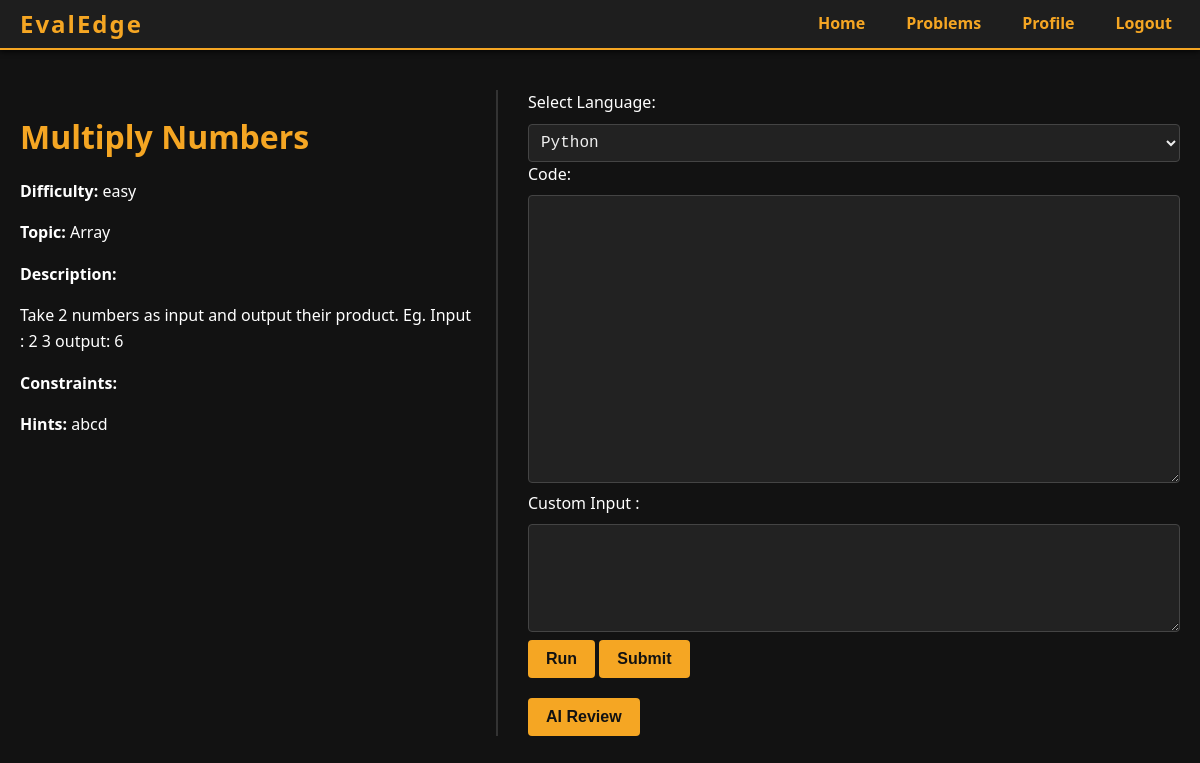
Before: /problems/2/ (signed in) with the older database file.
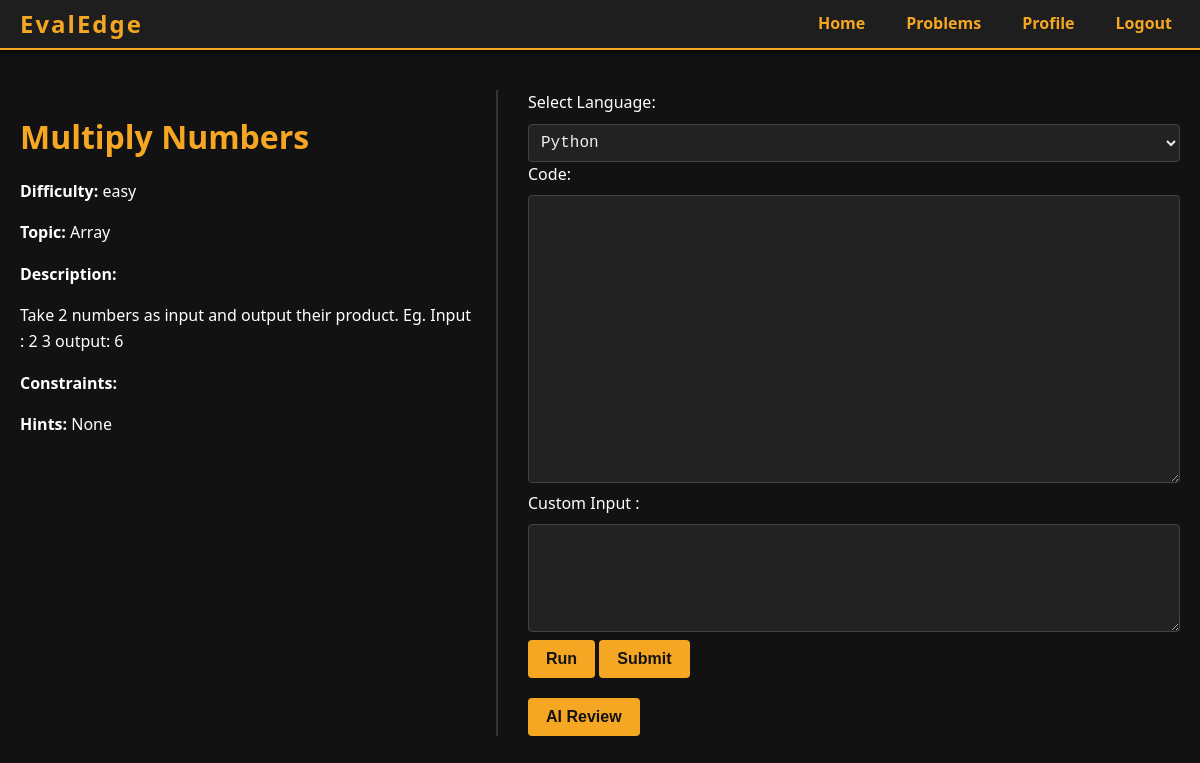
After: the same page with the newer database file.
### problems/models.py (models this page shows)
class Problem(models.Model):
    DIFFICULTY_CHOICES = [('easy', 'Easy'), ('medium', 'Medium'), ('hard', 'Hard')]
    title = models.CharField(max_length=100)
    description = models.TextField()
    difficulty = models.CharField(max_length=10, choices=DIFFICULTY_CHOICES)
    topic = models.CharField(max_length=50)
    hints = models.TextField(blank=True, null=True)
    constraints = models.TextField(blank=True, null=True)
    problem_statistics = models.JSONField(default=dict, blank=True)
    created_by = models.ForeignKey(settings.AUTH_USER_MODEL, on_delete=models.CASCADE, related_name='my_problems')
    isSolved = models.BooleanField(default=False)

### problems/views.py (the view, shortened to what this page needs)
# urls.py: path('<int:problem_id>/', views.problem_detail, name='problem_detail'),  # /problems/2/
@login_required
def problem_detail(request, problem_id):
    problem = get_object_or_404(Problem, id=problem_id)
    ai_feedback = None
    submitted_language = 'py'
    submitted_code = ''
    context = {
        "problem": problem,
        "ai_feedback": ai_feedback,
        "submitted_language": submitted_language,
        "submitted_code": submitted_code,
    }
    return render(request, 'problem_detail.html', context)

### templates/problem_detail.html (shortened to what this page needs)
{% extends 'base.html' %}
{% block content %}
<div class="container-flex">
    <div class="left-panel">
        <h1>{{ problem.title }}</h1>
        <p><strong>Difficulty:</strong> {{ problem.difficulty }}</p>
        <p><strong>Topic:</strong> {{ problem.topic }}</p>
        <p><strong>Description:</strong></p>
        <p>{{ problem.description }}</p>
        <p><strong>Constraints:</strong></p>
        {% if problem.hints %}
            <p><strong>Hints:</strong> {{ problem.hints }}</p>
        {% endif %}
    </div>
    <div class="right-panel">
        <form method="post" action="{% url 'submit_code' problem.id %}">
            <label for="language">Select Language:</label>
            <select name="language" id="language" required>
                <option value="py" {% if submitted_language == "py" %}selected{% endif %}>Python</option>
            </select>
            <label for="code">Code:</label>
            <textarea id="code" name="code" rows="15" required>{{ submitted_code }}</textarea>
            <label for="custom_input">Custom Input :</label>
            <textarea id="custom_input" name="custom_input" rows="5">{{ custom_input }}</textarea>
            <div class="btn-group">
                <button type="submit" name="action" value="run">Run</button>
                <button type="submit" name="action" value="submit">Submit</button>
            </div>
        </form>
        <form method="post" action="{% url 'problem_detail' problem.id %}" style="margin-top: 20px;">
            <button type="submit" class="btn">AI Review</button>
        </form>
    </div>
</div>
{% endblock %}

Changed rows visible on the page:
changed Problem "Multiply Numbers": hints "abcd" → "None"
